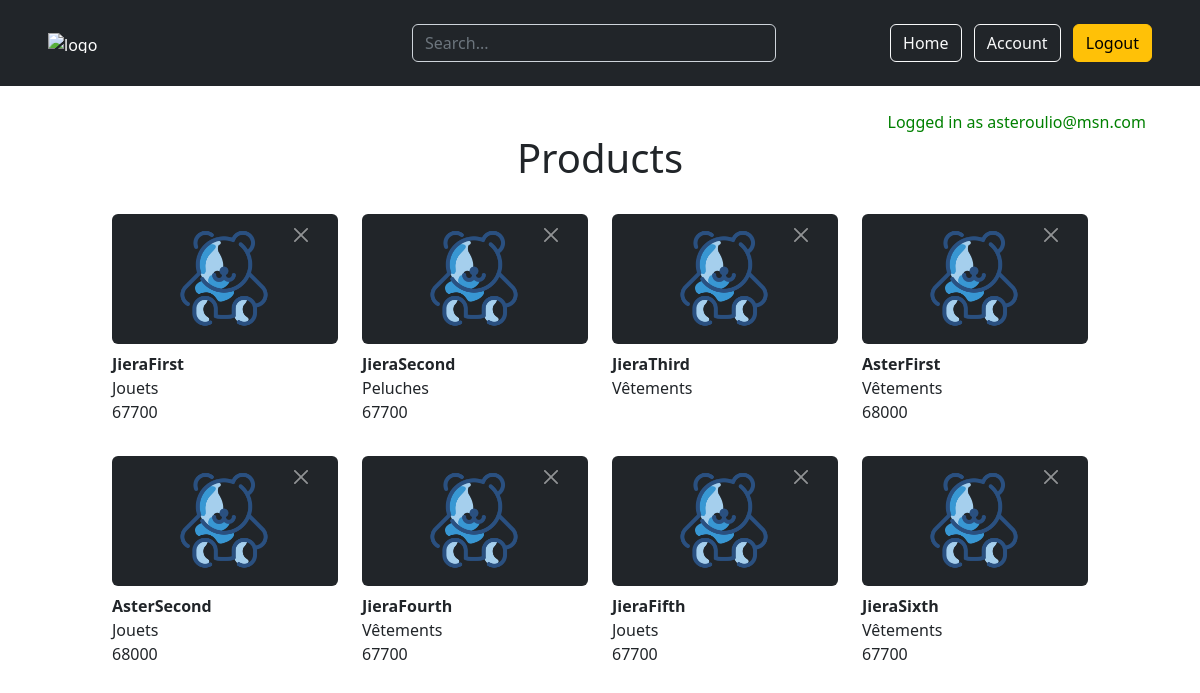
/ (signed in), run on an earlier commit of the app's database.
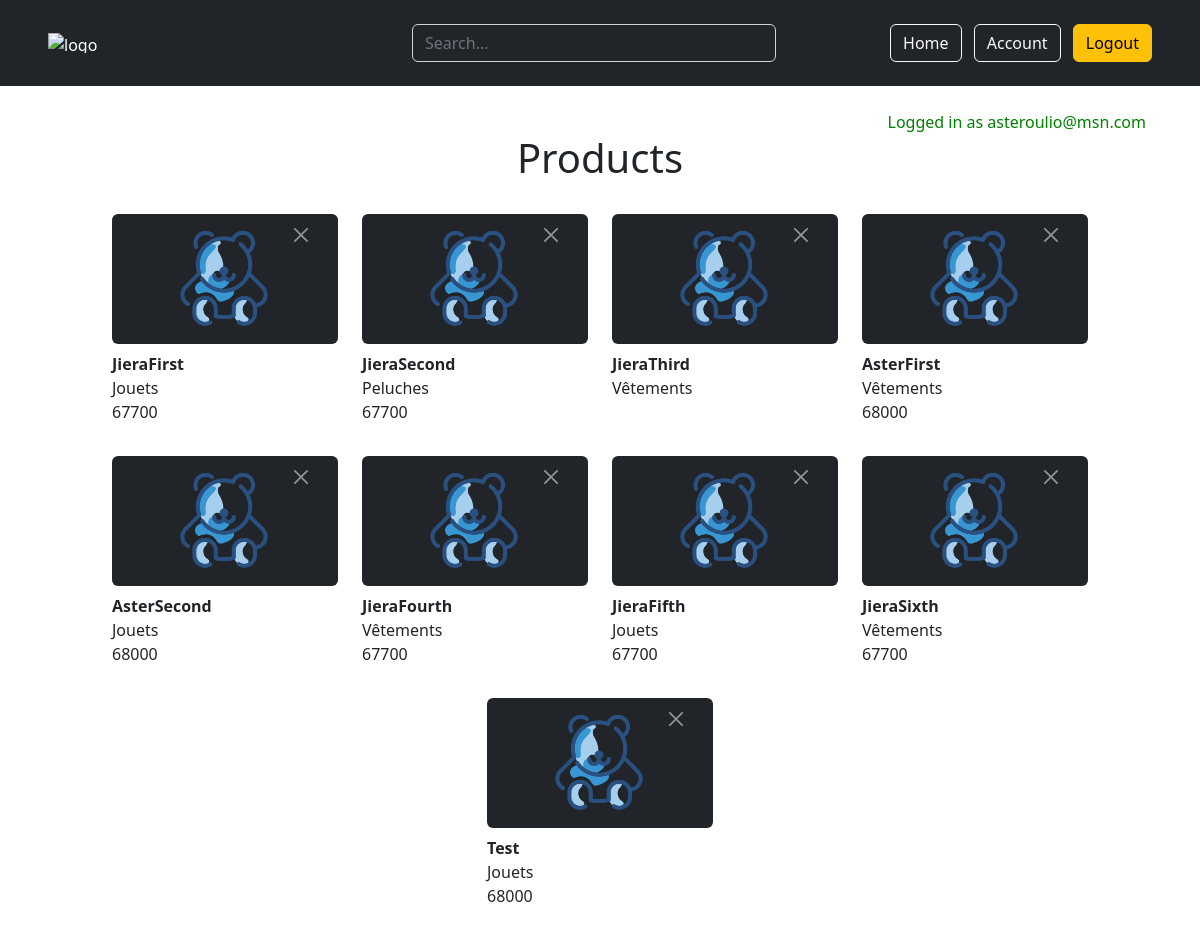
And on a later commit of the database.
### website/models.py (models this page shows)
class Product(db.Model):
    id = db.Column(db.Integer, primary_key=True)
    title = db.Column(db.String(100))
    pictures = db.Column(db.String(500)) # Maybe to be created as own model with relationship to this one
    description = db.Column(db.String(5000))
    city = db.Column(db.String(150))
    category = db.Column(db.String(100))
    shipping_fee = db.Column(db.Integer)
    date = db.Column(db.DateTime(timezone=True), default=func.now())
    user_id = db.Column(db.Integer, db.ForeignKey('user.id'))

### website/views.py (the view)
@views.route('/', methods=['GET', 'POST'])
@login_required
def home():
    get_all_products = db.session.query(Product).all()
    return render_template("home.html", user=current_user, products=get_all_products)

### website/__init__.py (called while the page is built)
def create_app():
    app.config['SECRET_KEY'] = 'zajeoazu!ecàapzh'
    app.config['SQLALCHEMY_DATABASE_URI'] = f'sqlite:///{DB_NAME}'
    app.config['UPLOAD_FOLDER'] = UPLOAD_FOLDER
    db.init_app(app)
    from .views import views
    from .auth import auth
    app.register_blueprint(views, url_prefix="/")
    app.register_blueprint(auth, url_prefix="/")
    from .models import User, Product
    create_database(app)
    login_manager = LoginManager()
    login_manager.login_view = 'auth.login'
    login_manager.init_app(app)
    @login_manager.user_loader
    def load_user(id):
        return User.query.get(int(id))
    return app

### website/templates/home.html (shortened to what this page needs)
{% extends "base.html" %}
{% block content %}
    <div class="container my-4">
        <div align="right" style="color: green;">Logged in as {{ user.email }}</div>
        <h1 align="center">Products</h1>
        <br />
        <div class="container overflow-hidden" id="products-grid">
            <div class="row row-cols-3 g-4 justify-content-center">
                {% for product in products %}
                <div class="col" style="max-width:250px">
                    <div align="center" class="bg-dark rounded">
                        <img src="../static/img/logo3.png" alt="photo" height="130px">
                        <button type="button" class="btn-close btn-close-white pt-4" style="font-size:14px; position:absolute;" aria-label="Close" onClick="deleteProduct({{ product.id }})"></button>
                    </div>
                    <div class="py-2">
                        <div class="fw-bold"> {{ product.title }} </div>
                        <span>{{ product.category }}</span><br />
                        <span>{{ product.city }}</span>
                    </div>
                </div>
                {% endfor %}
            </div>
        </div>
    </div>
{% endblock%}

What changed in the data, as far as the page shows it:
added Product: title "Test", category "Jouets", city "68000"
